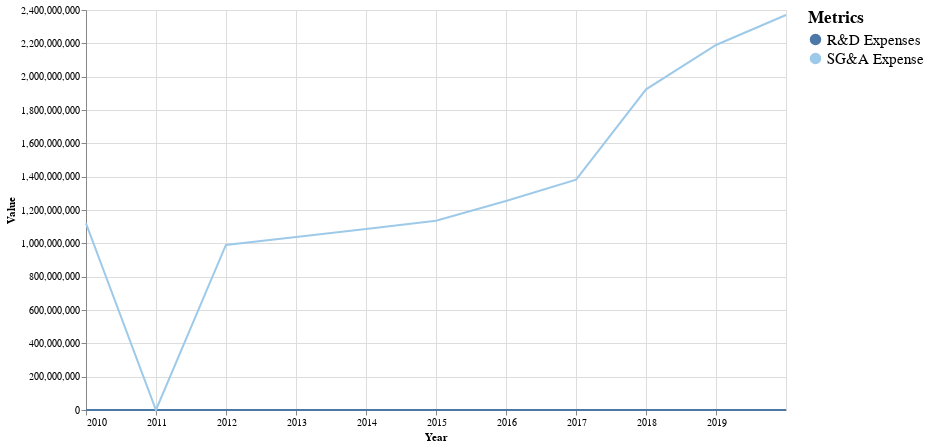

Here is the notebook cell this chart was saved with:
### Code cell
#collapse-hide

make_multi_LineGraph(operating_g, False)

### Figure 1 — Vega-Lite specification as saved in the notebook (floating-point values rounded to 4 significant figures)
{"config": {"view": {"continuousWidth": 400, "continuousHeight": 300}}, "layer": [{"mark": "line", "encoding": {"color": {"type": "nominal", "field": "Metric", "legend": {"labelFontSize": 15, "title": "Metrics", "titleFontSize": 17}, "scale": {"scheme": "tableau20"}}, "x": {"type": "temporal", "field": "Year"}, "y": {"type": "quantitative", "field": "Value", "scale": {"type": "linear"}}}}, {"mark": {"type": "rule", "color": "#aaa"}, "encoding": {"x": {"type": "temporal", "field": "Year"}}, "transform": [{"filter": {"selection": "selector079"}}]}, {"mark": "circle", "encoding": {"color": {"type": "nominal", "field": "Metric", "legend": {"labelFontSize": 15, "title": "Metrics", "titleFontSize": 17}, "scale": {"scheme": "tableau20"}}, "opacity": {"condition": {"value": 1, "selection": "selector079"}, "value": 0}, "x": {"type": "temporal", "field": "Year"}, "y": {"type": "quantitative", "field": "Value", "scale": {"type": "linear"}}}, "selection": {"selector079": {"type": "multi", "fields": ["Metric"], "bind": "legend", "on": "mouseover", "nearest": true, "empty": "none"}}}, {"mark": {"type": "text", "align": "left", "dx": 5, "dy": -5, "stroke": "white", "strokeWidth": 2}, "encoding": {"color": {"type": "nominal", "field": "Metric", "legend": {"labelFontSize": 15, "title": "Metrics", "titleFontSize": 17}, "scale": {"scheme": "tableau20"}}, "text": {"type": "quantitative", "field": "Value"}, "x": {"type": "temporal", "field": "Year"}, "y": {"type": "quantitative", "field": "Value", "scale": {"type": "linear"}}}, "transform": [{"filter": {"selection": "selector079"}}]}, {"mark": {"type": "text", "align": "left", "dx": 5, "dy": -5}, "encoding": {"color": {"type": "nominal", "field": "Metric", "legend": {"labelFontSize": 15, "title": "Metrics", "titleFontSize": 17}, "scale": {"scheme": "tableau20"}}, "text": {"type": "quantitative", "field": "Value"}, "x": {"type": "temporal", "field": "Year"}, "y": {"type": "quantitative", "field": "Value", "scale": {"type": "linear"}}}, "transform": [{"filter": {"selection": "selector079"}}]}], "data": {"name": "data-ebd754b8e86f2217a6ee06875e3a69f0"}, "height": 400, "width": 700, "$schema": "https://vega.github.io/schema/vega-lite/v4.8.1.json", "datasets": {"data-ebd754b8e86f2217a6ee06875e3a69f0": [{"Year": "2019-12-31", "Metric": "R&D Expenses", "Value": 0.0, "log Value": null}, {"Year": "2019-12-31", "Metric": "SG&A Expense", "Value": 2370000000.0, "log Value": 21.59}, {"Year": "2018-12-31", "Metric": "R&D Expenses", "Value": 0.0, "log Value": null}, {"Year": "2018-12-31", "Metric": "SG&A Expense", "Value": 2190000000.0, "log Value": 21.51}, {"Year": "2017-12-31", "Metric": "R&D Expenses", "Value": 0.0, "log Value": null}, {"Year": "2017-12-31", "Metric": "SG&A Expense", "Value": 1924000000.0, "log Value": 21.38}, {"Year": "2016-12-31", "Metric": "R&D Expenses", "Value": 0.0, "log Value": null}, {"Year": "2016-12-31", "Metric": "SG&A Expense", "Value": 1382000000.0, "log Value": 21.05}, {"Year": "2015-12-31", "Metric": "R&D Expenses", "Value": 0.0, "log Value": null}, {"Year": "2015-12-31", "Metric": "SG&A Expense", "Value": 1254000000.0, "log Value": 20.95}, {"Year": "2014-12-31", "Metric": "R&D Expenses", "Value": 0.0, "log Value": null}, {"Year": "2014-12-31", "Metric": "SG&A Expense", "Value": 1136000000.0, "log Value": 20.85}, {"Year": "2013-12-31", "Metric": "R&D Expenses", "Value": 0.0, "log Value": null}, {"Year": "2013-12-31", "Metric": "SG&A Expense", "Value": 1086000000.0, "log Value": 20.81}, {"Year": "2012-12-31", "Metric": "R&D Expenses", "Value": 0.0, "log Value": null}, {"Year": "2012-12-31", "Metric": "SG&A Expense", "Value": 1038000000.0, "log Value": 20.76}, {"Year": "2011-12-31", "Metric": "R&D Expenses", "Value": 0.0, "log Value": null}, {"Year": "2011-12-31", "Metric": "SG&A Expense", "Value": 990500000.0, "log Value": 20.71}, {"Year": "2010-12-31", "Metric": "R&D Expenses", "Value": 0.0, "log Value": null}, {"Year": "2010-12-31", "Metric": "SG&A Expense", "Value": 0.0, "log Value": null}, {"Year": "2009-12-31", "Metric": "R&D Expenses", "Value": 0.0, "log Value": null}, {"Year": "2009-12-31", "Metric": "SG&A Expense", "Value": 1120000000.0, "log Value": 20.84}]}}
